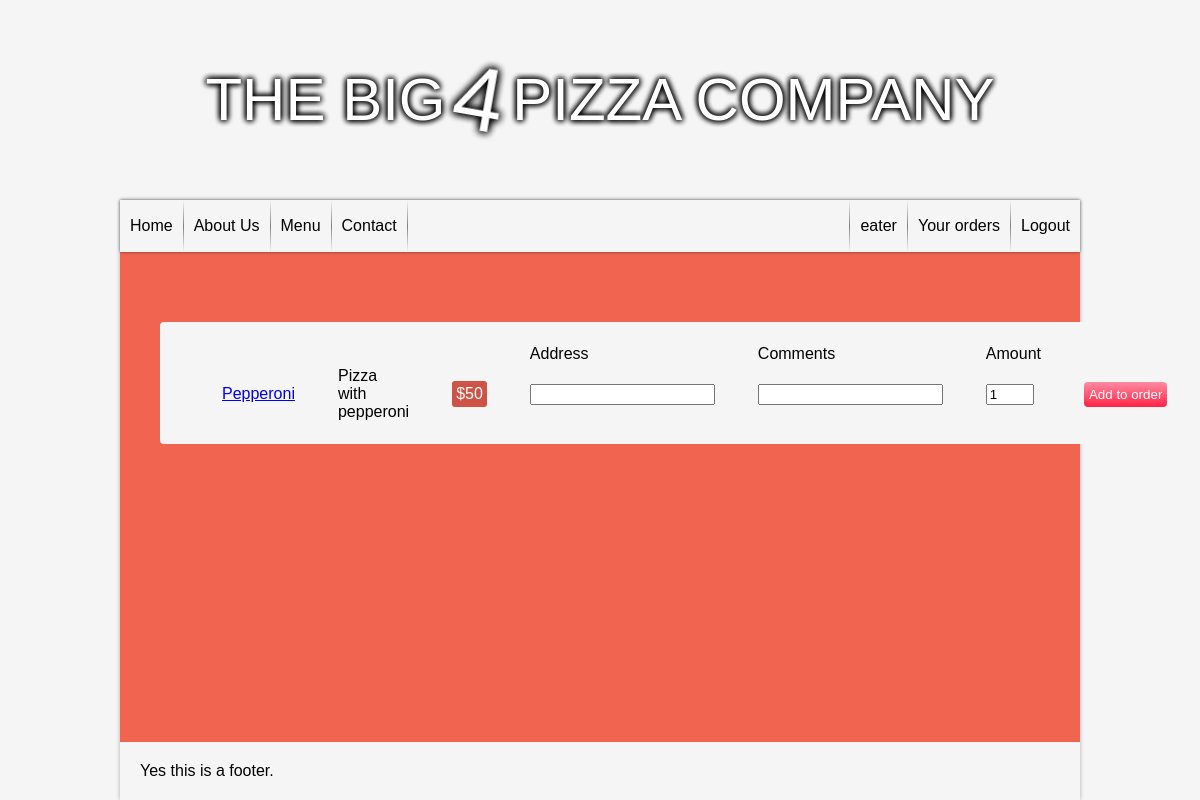
The app's page /pizza/menu/ (signed in) with its own data.
### pizza/models.py (models this page shows, shortened)
class Product(models.Model):
    product_name = models.CharField(max_length=200)
    product_desc = models.CharField(max_length=200)
    price = models.IntegerField(default=0)
    link_str = models.SlugField(max_length=200, blank=True)
    pub_date = models.DateTimeField('date published')

### pizza/views.py (the view)
# urls.py: url(r'^menu/(?P<linkstr>.+)/$', views.detail, name='detail'),
def menu(request):
    latest_product_list = Product.objects.order_by('-pub_date')
    context = {'latest_product_list': latest_product_list}
    return render(request, 'pizza/menu.html', context)

### pizza/templates/pizza/menu.html (shortened to what this page needs)
{% extends "base.html" %}
{% block content %}
    <table id="foodmenu">
        {% if latest_product_list %}
            <tr>
                <td>
                <td>
                <td>
                <td>Address
                <td>Comments
                <td>Amount
            </tr>
            {% for product in latest_product_list %}
                <tr>
                    <td><a href="{% url 'pizza:menu' %}{{ product.link_str }}/">{{ product.product_name }}</a></td>
                    <td>{{ product.product_desc }}</td>
                    <td>
                        <div class="pricelabel">
                            ${{ product.price }} <br>
                        </div>
                    </td>
                    {% if user.is_authenticated %}
                        <form action="{% url 'pizza:addorder' product.link_str %}" method="post">
                            <td>
                                <input class="addressinput" type="text" name="address" value=" "/>
                            </td>
                            <td>
                                <input class="commentsinput" type="text" name="comments" value=" "/>
                            </td>
                            <td>
                                <input class="amountinput" type="number" name="amount" value="1"/>
                            </td>
                            <td>
                                <input class="addtoorder" type="submit" value="Add to order" />
                            </td>
                        </form>
                    {% endif %}
                </tr>
            {% endfor %}
        {% else %}
            <tr>
                <td>No products are available.</td>
            <tr>
        {% endif %}
    </table>
{% endblock %}

### pizza/templates/base.html (shortened to what this page needs)
<!DOCTYPE html>
<html lang="en">
<head>
    {% load static %}
    <link rel="stylesheet" type="text/css" href="{% static 'pizza/style.css' %}"/>
</head>
<body>
<div class="parallax">
    <div id="headercontainer" class="parallax__layer parallax__layer--back">
        <div id="header"><div id="headertext">THE BIG <div id="thefour">4</div> PIZZA COMPANY</div></div>
    </div>
    <div id="main" class="parallax__layer parallax__layer--base">
        <div id="navbar">
            <ul id="navmenu">
                <li>
                    <a class="pagelink" href="{% url 'pizza:index' %}">Home</a>
                </li>
                <li>
                    <a class="pagelink" href="{% url 'pizza:about' %}">About Us</a>
                </li>
                <li>
                    <a class="pagelink" href="{% url 'pizza:menu' %}">Menu</a>
                </li>
                <li>
                    <a class="pagelink" href="{% url 'pizza:contact' %}">Contact</a>
                </li>
            </ul>
            <ul id="usermenu">
                {% if user.is_authenticated %}
                    <li>
                        <a class="pagelink" href="{% url 'pizza:logout' %}?next={% url 'pizza:index' %}">Logout</a>
                    </li>
                    <li>
                        <a class="pagelink" href="{% url 'pizza:orders' %}">Your orders</a>
                    </li>
                    <li>
                        <div class="pagelink">{{ user.username }}</div>
                    </li>
                {% endif %}
            </ul>
        </div>
        {% block content %}
        {% endblock %}
        <div id="footer">
            Yes this is a footer.
        </div>
    </div>
</div>
</body>
</html>

### pizza/static/pizza/style.css (style rules this page uses)
:root { --primary-color: rgb(245, 245, 245); --secondary-color: rgb(240, 100, 80); --text-color: black; --header-text-color: white; --button-color: #ff8ca3; --button-color2: hsl(351, 100%, 57%); --button-text-color: white; --main-lateral-margin: 10%; --main-width: calc(100% - 2 * var(--main-lateral-margin)); --main-top: 200px; }
body { margin: 0; background-color: var(--primary-color); font-family: sans-serif; }
#main { position: absolute; background-color: var(--secondary-color); margin: 0 var(--main-lateral-margin); width: var(--main-width); top: var(--main-top); min-height: calc(100% - var(--main-top)); box-shadow: 0px 0px 4px rgba(0, 0, 0, 0.3); }
#header { position: absolute; height: 50%; width: 100%; background: url("pizza-1.jpg") center; background-size: cover; box-shadow: -10px 0px black, 10px 0px black; }
#headertext { color: white; font-family: Impact, sans-serif; font-size: 60px; text-align: center; line-height: calc(var(--main-top)); text-shadow: 0 0 6px black, 0 0 6px black, 0 0 6px black; }
#thefour { display: inline-block; transform: scale(1.5, 1.5) rotate(10deg); }
#navbar { z-index: 0; position: sticky; top: 0; width: 100%; height: 50px; font-family: sans-serif; margin: 0; padding: 0; border: 0 solid transparent; border-bottom-width: 2px; background-color: var(--primary-color); box-shadow: 0px 0px 3px rgba(0, 0, 0, 0.5); }
#navmenu { margin: 0px; list-style-type: none; padding-left: 0; }
#navmenu li { height: 100%; float: left; }
.pagelink { background-color: var(--primary-color); color: var(--text-color); text-decoration: none; float: left; height: 100%; transition: filter .2s; line-height: 50px; padding: 0 10px; border: 1px solid grey; border-image: linear-gradient(to bottom, transparent, gray, transparent) 1 100%; border-left-width: 0; }
#usermenu { margin: 0; list-style-type: none; }
#usermenu a { background-color: var(--primary-color); color: var(--text-color); text-decoration: none; float: right; height: 100%; transition: filter .2s; line-height: 50px; padding: 0 10px; border: 1px solid grey; border-image: linear-gradient(to bottom, transparent, gray, transparent) 1 100%; border-right-width: 0; }
div.pagelink { float:right; border: 1px solid grey; border-image: linear-gradient(to bottom, transparent, gray, transparent) 1 100%; border-right-width: 0; }
#foodmenu { clear: both; background: var(--primary-color); margin: 70px 40px 70px 40px; padding: 20px; border-radius: 4px; }
#foodmenu td { padding-left: 40px; }
.pricelabel { background: rgb(206, 83, 68); color: white; border-radius: 3px; padding: 4px; }
.addtoorder { border: 0; color: var(--button-text-color); text-decoration: none; background: linear-gradient(var(--button-color), var(--button-color2)); padding: 5px; border-radius: 4px; }
#footer { position: absolute; bottom: 0; background-color: var(--primary-color); padding: 20px; clear: both; width: calc(100% - 40px); }
.amountinput { width: 40px; }

### records on screen
Product: product_name "Pepperoni", product_desc "Pizza with pepperoni", price "50"

### other values on screen
{{ user.username }} "eater"
